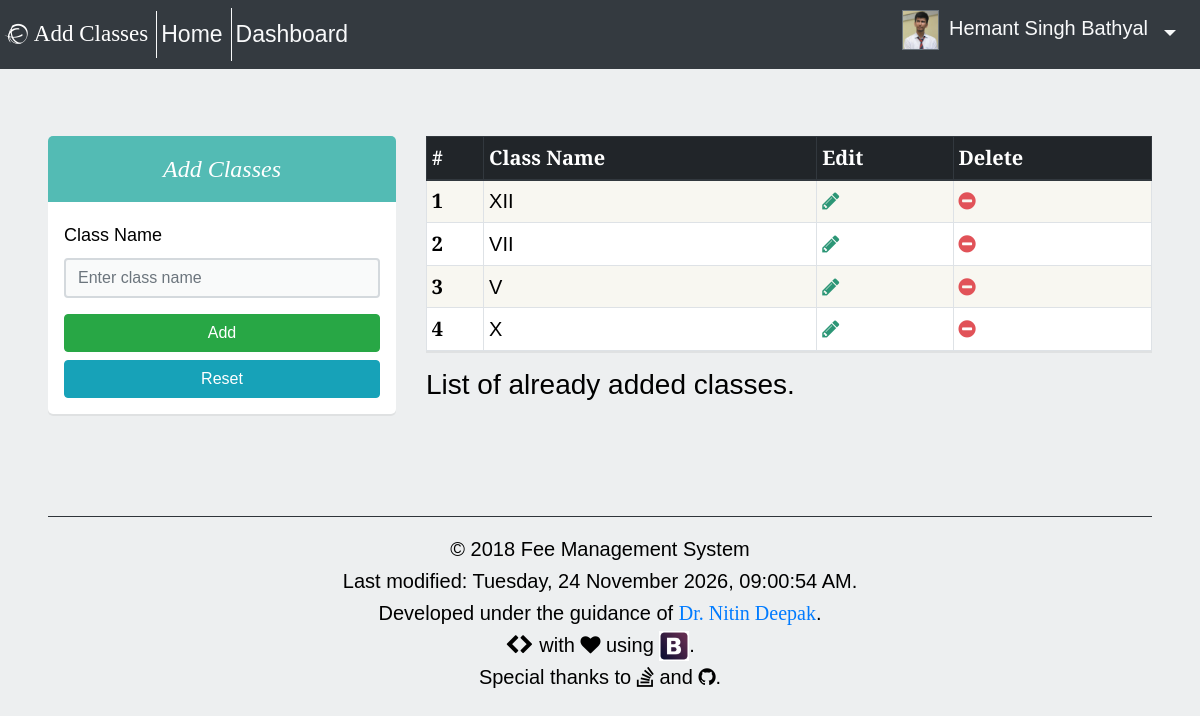
Screenshot of /admin/masters/add_classes.php (signed in) with the database file from the repository.
### tables this page shows
CREATE TABLE `classes` (
  `CLASS_ID` int(11) NOT NULL,
  `CLASS_NAME` varchar(50) NOT NULL,
  `USER_ID` varchar(50) NOT NULL,
  `DATE_` timestamp NOT NULL DEFAULT CURRENT_TIMESTAMP,
  `STATUS` tinyint(1) NOT NULL
);

### admin/masters/add_classes.php (the view, shortened to what this page needs)
<?php session_start();
if (isset($_SESSION['userid']) && ($_SESSION['userstatus'] == 'ADMIN')) {
	require '../../php/db_config.php';
	$result = $con->query("SELECT * FROM classes;");
?>
<!doctype html>
<html lang="en">
	<head>
		<link rel="stylesheet" href="https://maxcdn.bootstrapcdn.com/bootstrap/4.0.0-beta.2/css/bootstrap.min.css">
		<link rel="stylesheet" href="<?php echo my_site_path; ?>/css/main.css" type="text/css">
		<link rel="stylesheet" href="<?php echo my_site_path; ?>/css/font-awesome/css/font-awesome.min.css">
	</head>
	<body>
		<header>
			<?php require '../../templates/navbar.php'; ?>
		</header>
		<div class="container-fluid px-5">
			<div class="row pt-5">
				<div class="col-lg-4 ml-sm-auto mt-4">
					<h3 class="form-banner" style="background-color: #53BBB4;">Add Classes</h3>
					<form class="form px-3 py-3" action="../php/submit_classes.php" method="post">
						<div class="form-group">
							<label for="className">Class Name</label>
							<input type="text" class="form-control" id="className" name="className" aria-describedby="classHelp" placeholder="Enter class name" required>
						</div>
						<button type="submit" class="btn btn-success btn-block">Add</button>
						<button type="reset" class="btn btn-info btn-block">Reset</button>
					</form>
				</div>
				<div class="col-lg-8 d-none d-sm-block ml-sm-auto mt-2">
					<table class="table table-bordered table-striped mt-3 bg-white table-sm">
						<caption class="lead">List of already added classes.</caption>
						<thead class="thead-dark">
							<tr>
								<th scope="col">#</th>
								<th scope="col">Class Name</th>
								<th scope="col">Edit</th>
								<th scope="col">Delete</th>
							</tr>
						</thead>
						<tbody>
							<?php $i = 1;    ?>
							<?php while ($row = $result->fetch_assoc()){ ?>
								<tr>
									<th scope="row"><?php echo $i++; ?></th>
									<td><?php echo $row['CLASS_NAME']; ?></td>
									<td><a href="../php/edit_classes.php?classId=<?php echo $row['CLASS_ID']; ?>"><i class="fa fa-pencil" aria-hidden="true"></i></a></td>
									<td><a href="../php/delete_classes.php?classId=<?php echo $row['CLASS_ID']; ?>"><i class="fa fa-minus-circle" aria-hidden="true"></i></a></td>
								</tr>
							<?php } ?>
						</tbody>
					</table>
				</div>
			</div>
			<footer>
				<?php require '../../templates/footer.php'; ?>
			</footer>
 		</div>
	</body>
</html>
<?php } else {
	$_SESSION['intruder'] = 'Hey, hang on there! You gotta sign in first.';
	if ((isset($_SESSION['userid'])) && ($_SESSION['userstatus']) != 'ADMIN') {
		$_SESSION['noAuthority'] = "Hello friend, you don't belong here. Try once you're an admin.";
    }
    header("Location: ../../index.php");
}

### css/main.css (style rules this page uses)
body { background-color: #EDEFF0; padding-top: 4rem; font-family: 'Alegreya Sans', Verdana, Tahoma, sans-serif; font-size: 1.25em; line-height: 1.6; margin: 0; color: #000; font-feature-settings: "kern", "liga"; -moz-font-feature-settings: "kern", "liga"; -moz-font-feature-settings: "kern=1", "liga=1"; -ms-font-feature-settings: "kern", "liga"; -o-font-feature-settings: "kern", "liga"; -webkit-font-feature-settings: "kern", "liga"; }
h3 { font-family: 'Alegreya', Georgia, serif; font-weight: normal; font-style: italic; line-height: 1.2; }
.fa-pencil { color: #2C9676; }
.fa-minus-circle { color: #E15258; }
.form-banner { border-radius: 5px 5px 0 0; text-align: center; font-weight: 500; padding: 20px; color: #fff; font-size: 24px; margin-bottom: 0; line-height: 1.1; }
.form { border-radius: 0 0 5px 5px; box-shadow: 0 2px 0 rgba(0,0,0,0.06); background-color: #fff; }
input[type=text] { border: 2px solid #d4d9dd; color: #40484a; background-color: #f9fafa; }
.form label { font-size: 18px; font-weight: 500; color: #000; }
.form button[type=submit] { font-weight: 500; font-size: 16px; }
.form button[type=reset] { font-weight: 500; font-size: 16px; }
.table-striped tbody tr:nth-of-type(odd) { background-color:rgba(246,244,236,.75); }
.table { box-shadow: 0 2px 0 rgba(0,0,0,0.06); }
.table caption { font-size: 28px; color: #000; }

### rows the page displays
classes: CLASS_NAME "XII"
classes: CLASS_NAME "VII"
classes: CLASS_NAME "V"
classes: CLASS_NAME "X"

### other values shown
$navBrand "Add Classes"
$_SESSION['username'] "Hemant Singh Bathyal"
$lastModified "Tuesday, 24 November 2026, 09:00:54 AM"
